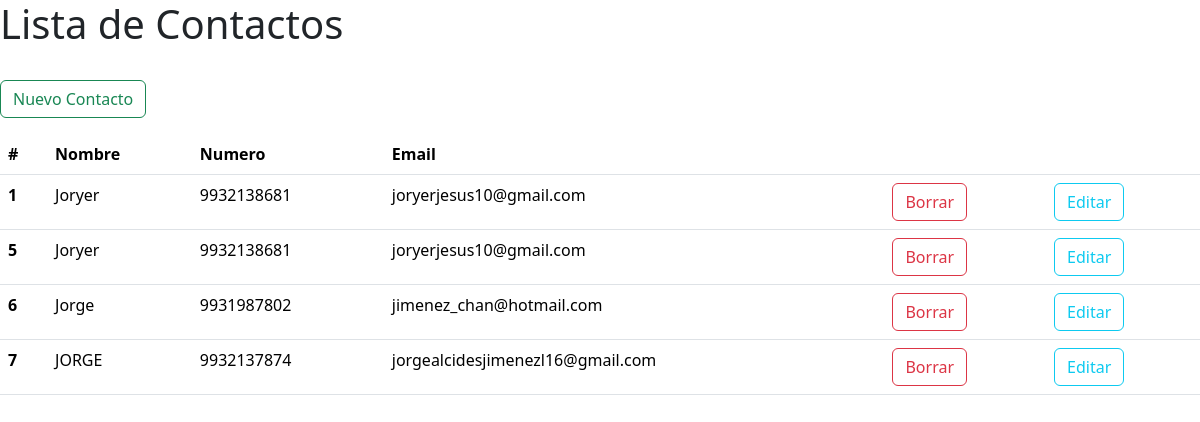
Before: / with the older database file.
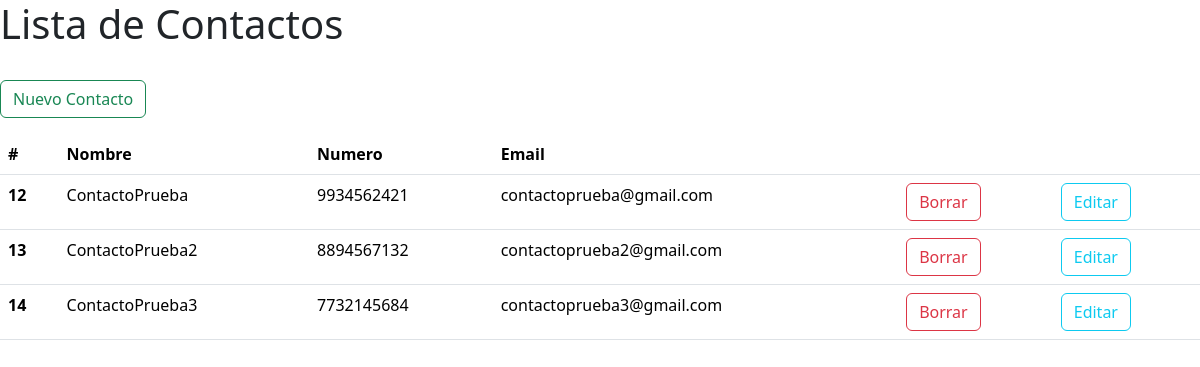
After: the same page with the newer database file.
### contactos/models.py (models this page shows)
class Contacto(models.Model):
    nombre = models.CharField(max_length=50)
    numero = models.IntegerField()
    email = models.EmailField()

### contactos/views.py (the view)
# urls.py: path('', contactos_list, name = 'contactos_list'),
def contactos_list(request):
    contactos = Contacto.objects.all()
    context = {
        'contactos': contactos
    }
    return render(request, 'index.html', context)

### templates/index.html (shortened to what this page needs)
<!doctype html>
<html lang="en">
  <head>
    <link href="https://cdn.jsdelivr.net/npm/bootstrap@5.3.3/dist/css/bootstrap.min.css" rel="stylesheet">
  </head>
  <body>
    <h1>Lista de Contactos</h1>
    <br>
    <a class="btn btn-outline-success" href="{% url 'crear' %}" role="button">Nuevo Contacto</a>
    <br>
    <table class="table table-hover">
        <thead>
        <tr>
            <th scope="col">#</th>
            <th scope="col">Nombre</th>
            <th scope="col">Numero</th>
            <th scope="col">Email</th>
            <th scope="col"></th>
            <th scope="col"></th>
        </tr>
        </thead>
        <tbody>
            {% for contacto in contactos %}
                <tr>
                    <th scope="row">{{ contacto.id }}</th>
                    <td>{{ contacto.nombre }}</td>
                    <td>{{ contacto.numero }}</td>
                    <td>{{ contacto.email }}</td>
                    <td><a class="btn btn-outline-danger" href="{% url 'borrar' contacto.pk %}">Borrar</a> </td>
                    <td><a class="btn btn-outline-info" href="{% url 'editar' contacto.pk %}">Editar</a> </td>
                </tr>
            {% endfor %}
        </tbody>
    </table>
  </body>
</html>

Changed rows visible on the page:
removed Contacto: id "1", nombre "Joryer", numero "9932138681", email "joryerjesus10@gmail.com"
removed Contacto: id "5", nombre "Joryer", numero "9932138681", email "joryerjesus10@gmail.com"
removed Contacto: id "6", nombre "Jorge", numero "9931987802", email "jimenez_chan@hotmail.com"
removed Contacto: id "7", nombre "JORGE", numero "9932137874", email "jorgealcidesjimenezl16@gmail.com"
added Contacto: id "12", nombre "ContactoPrueba", numero "9934562421", email "contactoprueba@gmail.com"
added Contacto: id "13", nombre "ContactoPrueba2", numero "8894567132", email "contactoprueba2@gmail.com"
added Contacto: id "14", nombre "ContactoPrueba3", numero "7732145684", email "contactoprueba3@gmail.com"
